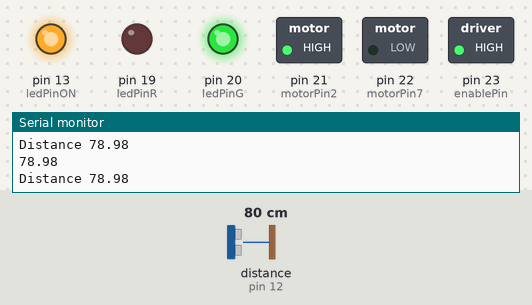
The sketch below on a simulated Arduino Mega 2560, built with avr-gcc and run on an emulated ATmega2560. Shown: switched loads named in the sketch (green lamp = pin HIGH), output pins drawn as LEDs (lit = HIGH), the last lines printed to the serial monitor. Wiring (inferred from the names in the program): ultrasonic range finder: trigger pin 14; echo pin 12. The inputs (shaded band) are chosen by the test bench; at power-on: distance to the obstacle (sensor on pin 12) 80 cm. The echo pulse lasts 58.3 µs per cm; pins used as bus, display or sensor lines are not drawn.

Above: at 1.2 s.
1.3 s: distance to the obstacle (sensor on pin 12) set to 9 cm
2.8 s: distance to the obstacle (sensor on pin 12) set to 6 cm
At 3.7 s:
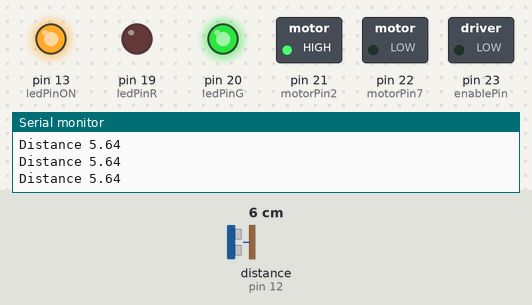
4.3 s: distance to the obstacle (sensor on pin 12) set to 2 cm
At 4.7 s:
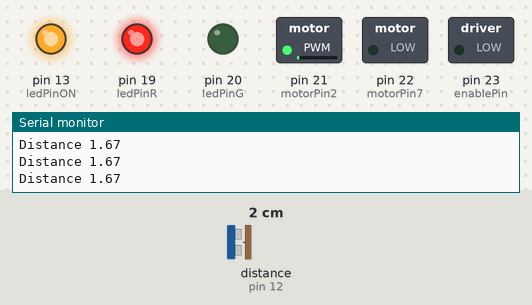
5.8 s: distance to the obstacle (sensor on pin 12) set to 120 cm
At 6.9 s:
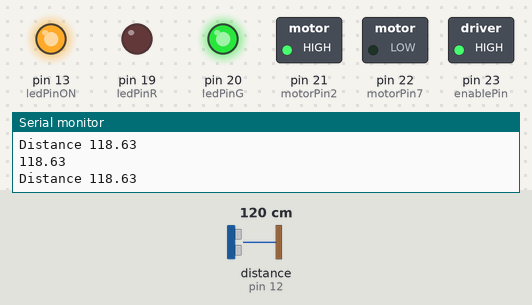
7.3 s: distance to the obstacle (sensor on pin 12) set to 4 cm
At 8.5 s:
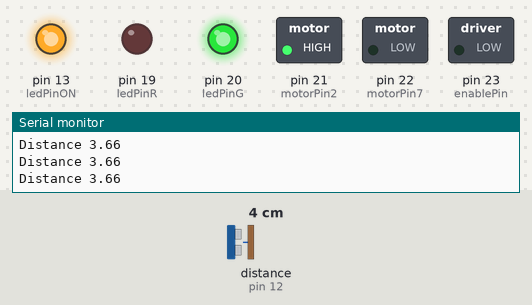
8.8 s: distance to the obstacle (sensor on pin 12) set to 18 cm
At 9.8 s:
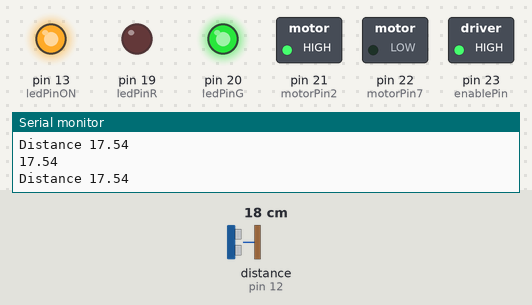
Timing chart, 0 to 11.3 s (numbered marks = the images above; inputs shaded):
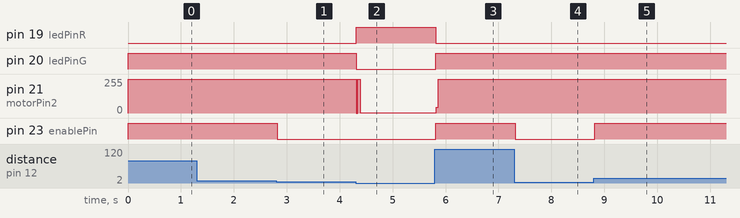

Measured:
- the behaviour switches between 8 and 7 cm on distance to the obstacle (sensor on pin 12) (found by bisection; images 0 and 1)
- the behaviour switches between 4 and 3 cm on distance to the obstacle (sensor on pin 12) (found by bisection; images 1 and 2)
- after the input at 2.8 s, pin 23 (enablePin): HIGH → LOW at once
- after the input at 4.3 s, pin 19 (ledPinR): LOW → HIGH at once; pin 20 (ledPinG): HIGH → LOW at once; pin 21 (motorPin2): 255/255 → 1/255 at once
- after the input at 5.8 s, pin 19 (ledPinR): HIGH → LOW at once; pin 20 (ledPinG), pin 23 (enablePin): LOW → HIGH at once; pin 21 (motorPin2): 1/255 → 255/255 at once
- after the input at 7.3 s, pin 23 (enablePin): HIGH → LOW at once
- after the input at 8.8 s, pin 23 (enablePin): LOW → HIGH at once

The sketch:

H-bridge_v3.ino
```cpp
// This is the code for slot car using H-bridge (L293D) & Teensy 3.2
// written by Edward Ramirez

// define variables

// IR sensor
//int sensorValue;
//float Distance;

// Ultrasonic Sensor
const int trigPin = 14;
const int echoPin = 12;
long duration;
float distance;

// H-bridge & motor Pins
int motorPin2 = 21;  // H-bridge leg 1 pin 3--> Teensy Pin 2
int motorPin7 = 22;  // H-bridge leg 2 pin 6--> Teensy Pin 3
int enablePin = 23;  // H-bridge enable Pin 1 --> Teensy Pin 23 x
//int pwmVal;

// LEDs
int ledPinR = 19;
int ledPinG = 20;
int ledPinON = 13;


void setup() {
  // define distance to zero
  //Distance = 0;

  // define H-bridge pins
  pinMode(motorPin2, OUTPUT);
  pinMode(motorPin7, OUTPUT);
  pinMode(enablePin, OUTPUT);

  // digital write
  //digitalWrite(enablePin, HIGH);

  // enablepin --> will turn motor on
  digitalWrite(enablePin, HIGH);

  // Ultrasonic Sensor
  pinMode(trigPin, OUTPUT);
  pinMode(echoPin, INPUT);

  // LEDs
  pinMode(ledPinR, OUTPUT);
  pinMode(ledPinG, OUTPUT);
  pinMode(ledPinON, OUTPUT);

  // baud rate. May have to change the frequency...
  Serial.begin(9600);
  digitalWrite(ledPinON, HIGH);
}

void loop() {

  // read the input on analog pin 0:
  // set sensorValue = 0
  /*
    sensorValue = 0;
    // loop for sensor
    for (int x = 0; x < 16; x++) {
    sensorValue = sensorValue + analogRead(A0);
    }
    // shift the register
    sensorValue = sensorValue >> 4;
    // pow function for experimental data
    Distance = pow((sensorValue / 1895.9), -1.089);

    // loop for H-bridge
    //pwmVal = map(sensorValue, 2, 10, 25, 255)
  */

  // Ultrasonic Sensor
  digitalWrite(trigPin, LOW);
  delayMicroseconds(2);

  // Sets the tripin on HIGH state for 10 microseconds
  digitalWrite(trigPin, HIGH);
  delayMicroseconds(10);
  digitalWrite(trigPin, LOW);

  // read echoPin
  duration = pulseIn(echoPin, HIGH);

  // calculate the distance
  distance = duration*0.034/2;

  // print
  //Serial.print("Distance ");
  //Serial.println(distance);


  ///////////////////////////////////////////////////////////////
  // motor --> PWM

  // write to each motor leg
  digitalWrite(motorPin2, HIGH);
  digitalWrite(motorPin7, LOW);

  // note: PWM need to be modified

  if (distance > 10) {
    //pwmVal = 0;
    Serial.println(distance);
    digitalWrite(ledPinR, LOW);
    digitalWrite(ledPinG, HIGH);
    analogWrite(enablePin, 180);
  }
  else if ( distance > 9 && distance <= 10) {
    digitalWrite(ledPinR, LOW);
    digitalWrite(ledPinG, HIGH);
    analogWrite(enablePin, 160);
  }
  else if ( distance > 8 && distance <= 9) {
    digitalWrite(ledPinR, LOW);
    digitalWrite(ledPinG, HIGH);
    analogWrite(enablePin, 140);
  }
  else if (distance > 7 && distance <= 8) {
    digitalWrite(ledPinR, LOW);
    digitalWrite(ledPinG, HIGH);
    analogWrite(enablePin, 130);
  }
  else if (distance > 6 && distance <= 7) {
    digitalWrite(ledPinR, LOW);
    digitalWrite(ledPinG, HIGH);
    analogWrite(enablePin, 100);
  }
  else if (distance > 5 && distance <= 6) {
    digitalWrite(ledPinR, LOW);
    digitalWrite(ledPinG, HIGH);
    analogWrite(enablePin, 60);
  }
  else if (distance > 4 && distance <= 5) {
    digitalWrite(ledPinR, LOW);
    digitalWrite(ledPinG, HIGH);
    analogWrite(enablePin, 45);
  }
  else if (distance > 3 && distance <= 4) {
    digitalWrite(ledPinR, LOW);
    digitalWrite(ledPinG, HIGH);
    analogWrite(enablePin, 0);
  }
  else {
    digitalWrite(ledPinG, LOW);
    digitalWrite(ledPinR, HIGH);
    digitalWrite(motorPin2, LOW);
    digitalWrite(motorPin7, LOW);
    analogWrite(enablePin, 0);
  }
  // for printing
  Serial.print("Distance ");
  Serial.println(distance);
  //Serial.println("ON");
}
```
